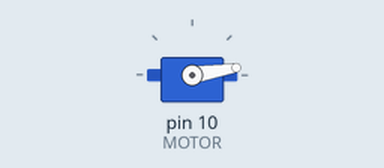
Recording of a sketch running on a simulated Arduino Uno, built with avr-gcc and run on an emulated ATmega328P. Parts: servo. What the sketch prints to the serial monitor is not drawn.

Above: at 0.05 s.
At 0.85 s:
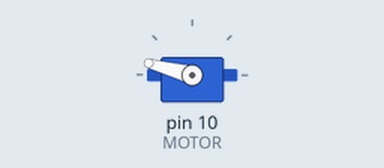
At 1.2 s:
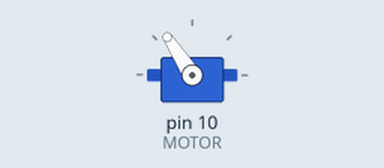
At 1.7 s:
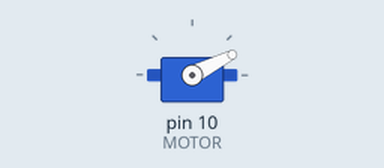
Timing chart, 0 to 4.2 s (numbered marks = the images above):
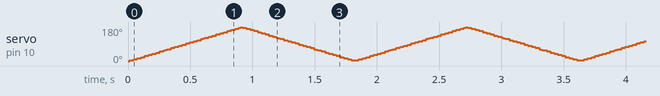

The sketch:

sketch_motor.ino
```cpp
#include <Servo.h>

#define MOTOR 10
#define WAIT 15
#define SPEED 3
#define COMMS_SPEED 9600

boolean MOTOR_ON = LOW;
int pos;
int ITERS = 5;
Servo servo;

void setup() {
  servo.attach(MOTOR);
  Serial.begin(COMMS_SPEED);

}

void activateMotor(int speed){
  for (pos = 0; pos < 180; pos += speed) {
      servo.write(pos);
      delay(WAIT);
  }
  for (pos = 180; pos > 0; pos -= speed) {
      servo.write(pos);
      delay(WAIT);
  }

}

void loop() {
  if (ITERS > 0) {
    Serial.println(ITERS);
    activateMotor(SPEED);
    ITERS --;
  }

}
```
